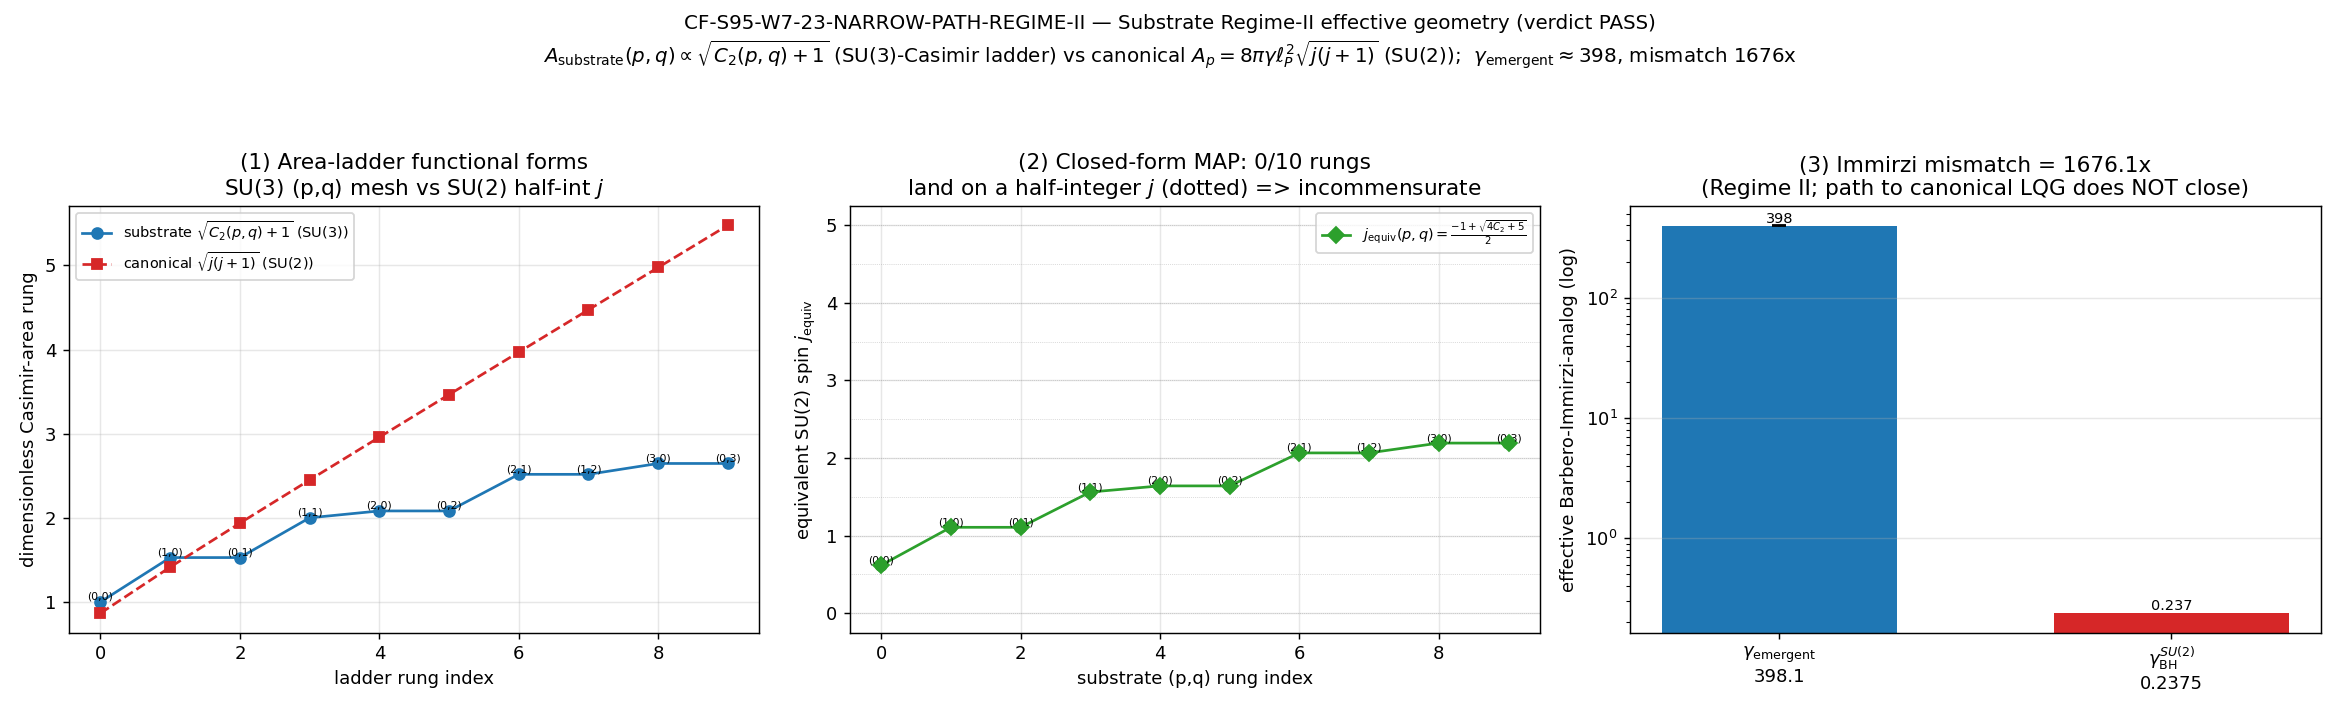

Write Python code to recreate this figure.
#!/usr/bin/env python3
# =============================================================================
# S95 Wave 7 — Gate CF-S95-W7-23-NARROW-PATH-REGIME-II
# =============================================================================
# Trigger      : [VERIFY] — closed-form-map existence (no single directional claim)
# Classification: GEOMETRIC — the exit-horizon cocycle area-spectrum is a property
#                 of the spectral-triple geometry (A_K, H_K, D_K(tau_fold))
# Agent        : phonon-first-cosmologist (cross-pillar VII<->VIII bridge owner)
#
# HYPOTHESIS (plan §W7-3):
#   In Regime II (the substrate-favored incarnation; gamma_emergent ~ 398, mismatch
#   ~1676x vs canonical SU(2) gamma_BH = 0.2375, so the path to canonical LQG does
#   NOT close), the substrate's exit-horizon cocycle [S_exit-horizon]^# generates a
#   WELL-DEFINED effective area-spectrum with a closed-form effective Barbero-Immirzi-
#   analog gamma_emergent, distinct in FORM from canonical A_p = 8 pi gamma lP^2 sqrt(j(j+1)).
#
# DELIVERABLE: the CHARACTERIZATION of the substrate's OWN Regime-II effective geometry
#   from the EXTRACTED S94 W7-23 cocycle (no fresh diagonalization; consume the npz):
#   (1) Pin gamma_emergent + band (alpha_post 8.068->8.123, <5% rel).
#   (2) Derive the area-spectrum the cocycle ACTUALLY generates:
#         A_substrate(p,q) prop sqrt(C_2(p,q) + 1)   [Friedrich-Bar fb_slope=0.475 ~ 1/2]
#       from {K0_pairing_C, K0_pairing_H, K0_pairing_M3, fb_slope}; compare its FUNCTIONAL
#       FORM to canonical A_p = 8 pi gamma lP^2 sqrt(j(j+1)).
#   (3) Produce a closed-form effective-geometry MAP relating the substrate SU(3)-Casimir
#       ladder to the canonical SU(2) sqrt(j(j+1)) ladder (bridge-map class HKR with
#       -Cheeger-Simons scheme suffix; lqg-narrow-path-bridge-class.md).
#   The deliverable is the characterization, NOT a forced canonical match. The 1676x
#   mismatch IS the characterization (Regime-II is the substrate-likely outcome,
#   pre-registered per S92 workshop); gamma admits NO cutoff-running recovery (Paper 03 §VII).
#
# SUBSTRATE-FIRST (phononic-framing.md): the substrate IS the exit-horizon cocycle; canonical
#   LQG A_p is the laboratory-IN SU(2) image. Direction of explanation flows
#   D_K eigenvalues -> Casimir ladder -> emergent area geometry -> (HKR/-CS bridge) -> LQG image.
#
# PASS  : gamma_emergent pinned with finite band (<5% rel) AND A_substrate(p,q) closed form
#         derived (Friedrich-Bar ladder R^2 >= 0.95; standing anchor fb_r2=0.9933) AND the
#         closed-form canonical-comparison map A_substrate(p,q) <-> A_p(j) is explicit.
# FAIL  : no consistent effective geometry (FB ladder R^2 < 0.95, OR K_0 pairings do not
#         close into a well-defined area ladder, OR gamma_emergent has no stable band).
# INFO  : gamma_emergent characterized only to OOM (wide band / partially-defined ladder).
# =============================================================================

from __future__ import annotations

import os

# CPU-cap: small Casimir-ladder + linear fits on precomputed cocycle data (plan §W7-3 GPU_path).
os.environ.setdefault("OMP_NUM_THREADS", "8")
os.environ.setdefault("MKL_NUM_THREADS", "8")

import sys
import json
import hashlib
from pathlib import Path

import numpy as np
import matplotlib

matplotlib.use("Agg")
import matplotlib.pyplot as plt

# ---------------------------------------------------------------------------
# Section 1 — Paths + canonical constants import
# ---------------------------------------------------------------------------
PROJECT_ROOT = Path(__file__).resolve().parents[2]
SHARED_DIR = PROJECT_ROOT / "computations" / "_shared"
SESSION_94_DIR = PROJECT_ROOT / "computations" / "session-94"
SESSION_95_DIR = PROJECT_ROOT / "computations" / "session-95"
sys.path.insert(0, str(SHARED_DIR))

from canonical_constants import *  # noqa: F401,F403
from canonical_constants import (  # noqa: E402
    GAMMA_BH_SU2_CONVENTION_LQG,
    ALPHA_BRIDGE_REQUIRED_FW,
    A_horizon_FW,
    tau_fold,
)
# NOTE: tau_exit is NOT a canonical_constants name; it is carried in the S94 cocycle npz
# (tau_exit=0.16, S70 Six-Layer Causal Structure). Sourced from the npz at runtime below.

CANONICAL_CONSTANTS_PATH = SHARED_DIR / "canonical_constants.py"
S94_COCYCLE_NPZ_PATH = SESSION_94_DIR / "s94_narrow_path_workshop_6_cocycle_alpha_bridge.npz"

OUT_NPZ = SESSION_95_DIR / "s95_w7_3_narrow_path_regime_ii.npz"
OUT_PNG = SESSION_95_DIR / "s95_w7_3_narrow_path_regime_ii.png"
VERDICT_TXT = SESSION_95_DIR / "s95_gate_verdicts.txt"

# ---------------------------------------------------------------------------
# Section 2 — Gate identity + pre-registered machinery pins (plan §W7-3)
# ---------------------------------------------------------------------------
GATE_ID = "CF-S95-W7-23-NARROW-PATH-REGIME-II"
SCHEME = "REGIME-II-EFFECTIVE-GEOMETRY"
CONVENTION = "SU(2)-CONVENTION-LQG-COMPARISON"
L_MAX = "N/A"  # (local) — consumes the EXTRACTED Level-1 cocycle; no fresh D_K diagonalization

# Option A supersession (gate-verdicts.md §"Option A — sig_5 remediation pathway under absolute
# verdict permanence"): the first PASS emission of THIS script (before a COSMETIC print-only fix
# to the Step-4 OOM narrative line — physics UNCHANGED, all verdict components identical) carried
# the audit_sha256 below. That line is RETAINED on disk (absolute verdict permanence); this
# corrective emission APPENDS with a supersedes= tag (script-bug-fix class: print-narrative
# consistency, NOT a physics/threshold change). Set "" for a clean first emission.
SUPERSEDES_SHA = "356808c3662fcbef1c8c275c0e0f79d4340bd55efa279b2adb93edafb5e1c5e5"  # (local) — first PASS (cosmetic print fix)

# Pre-registered thresholds (plan §W7-3 operator + strict_PASS_boundary):
GAMMA_BAND_REL_CEILING = 0.05   # (local) — gamma_emergent band relative-consistency < 5%
FB_R2_FLOOR = 0.95              # (local) — Friedrich-Bar eigenvalue-ladder R^2 floor (standing anchor fb_r2=0.9933)
FB_SLOPE_HALF_TOL = 0.10        # (local) — fb_slope ~ 1/2 (sqrt-of-Casimir signature) tolerance band

# (p,q) Casimir labels for the substrate area ladder (plan §W7-3 scan_range):
PQ_LABELS = [
    (0, 0), (1, 0), (0, 1), (1, 1), (2, 0),
    (0, 2), (2, 1), (1, 2), (3, 0), (0, 3),
]
# Canonical SU(2) comparison ladder: j in {1/2, 1, 3/2, ..., 5}
J_LABELS = [0.5 * k for k in range(1, 11)]  # (local) — half-integer mesh

# Plan-pinned input SHAs (frozen at plan-freeze; cross-checked at runtime, §ii.B drift policy):
PLAN_PIN_CANONICAL_SHA = "cc3878217389b0a68956563b3ac07e8de820ab626f9c801f0831a688f5f693c9"  # (local)
PLAN_PIN_S94_NPZ_SHA = "60e06590b3c0d318285bb6b3d5d0b885c5165241f15f166e02f679619d19e045"  # (local)


# ---------------------------------------------------------------------------
# Section 3 — Dual-SHA closure helpers (S84+ schema)
# ---------------------------------------------------------------------------
def sha256_of(path: Path) -> str:
    h = hashlib.sha256()  # (local)
    try:
        h.update(path.read_bytes())
    except OSError:
        return ""
    return h.hexdigest()


def log_input_pins(inputs: list) -> dict:
    print(f"=== {GATE_ID} — input SHA-256 pins ===")
    pins = {}  # (local)
    for p in inputs:
        sha = sha256_of(p)  # (local)
        try:
            rel = str(p.relative_to(PROJECT_ROOT)).replace("\\", "/")  # (local)
        except ValueError:
            rel = str(p)  # (local)
        print(f"  {rel}: {sha[:16]}...")
        pins[rel] = sha
    return pins


def compute_dual_sha(script_path: Path, canonical_path: Path, pins: dict) -> tuple:
    """audit_sha256 := SHA256(script_bytes || canonical_bytes || sorted-pinmap-JSON);
       content_sha256 := SHA256(script_bytes).
    The pinmap embeds the s94 narrow-path npz SHA (audit_sha256_inputs includes
    s94_narrow_path_npz_sha per plan §W7-3 item-6)."""
    try:
        script_bytes = script_path.read_bytes()  # (local)
    except OSError:
        script_bytes = b""  # (local)
    try:
        canonical_bytes = canonical_path.read_bytes()  # (local)
    except OSError:
        canonical_bytes = b""  # (local)
    pinmap_json = json.dumps(
        dict(sorted(pins.items())), separators=(",", ":"), sort_keys=True
    ).encode("utf-8")  # (local)
    h_audit = hashlib.sha256()  # (local)
    h_audit.update(script_bytes)
    h_audit.update(canonical_bytes)
    h_audit.update(pinmap_json)
    audit = h_audit.hexdigest()  # (local)
    content = hashlib.sha256(script_bytes).hexdigest()  # (local)
    return audit, content


def append_verdict(verdict: str, value: str, audit_sha: str, content_sha: str) -> None:
    """Append canonical verdict line + dual-SHA companion row.

    [VERIFY] trigger; the verdict is a CLOSED-FORM-MAP-EXISTENCE characterization, NOT a
    directional prediction => NO schema-v2 3-tuple companion row
    (plan schema_v2_3tuple_required: false).

    CLASS=FULL: closed-form Casimir-ladder assembly + Friedrich-Bar linear fit on the
    precomputed S94 cocycle data; NO SCHEMATIC helper consumed => no -SCHEMATIC suffix.

    If SUPERSEDES_SHA is non-empty, the corrective canonical line carries a
    supersedes=<full-64-char-old-audit-sha> token in its value= field per gate-verdicts.md
    §"Option A" (the original line is RETAINED on disk; downstream consumers cite the latest
    NON-superseded line).
    """
    value_field = (
        f"{value};supersedes={SUPERSEDES_SHA}" if SUPERSEDES_SHA else value
    )
    canonical_line = (
        f"{GATE_ID}: {verdict} -- value='{value_field}' "
        f"scheme={SCHEME} convention={CONVENTION} L_max={L_MAX} "
        f"audit_sha256={audit_sha} content_sha256={content_sha} schema_version=S84+\n"
    )
    companion_row = (
        f"# audit_sha256_short={audit_sha[:16]} content_sha256_short={content_sha[:16]} "
        f"# {GATE_ID} dual-SHA companion row\n"
    )
    with open(VERDICT_TXT, "a", encoding="utf-8") as f:
        f.write(canonical_line)
        f.write(companion_row)
    print("\n=== VERDICT LINE APPENDED ===")
    print(canonical_line.rstrip())
    print(companion_row.rstrip())


# ---------------------------------------------------------------------------
# Section 4 — Substrate effective-geometry physics
# ---------------------------------------------------------------------------
def C2_su3(p: int, q: int) -> float:
    """SU(3) quadratic Casimir, normalization C_2(1,0) = 4/3 (fundamental).
    C_2(p,q) = (1/3)(p^2 + q^2 + p q + 3 p + 3 q).  Casimir-degenerate under
    conjugation (p,q) <-> (q,p) (triality) — the substrate area ladder inherits
    this degeneracy; the SU(2) j-ladder does NOT."""
    return (p * p + q * q + p * q + 3 * p + 3 * q) / 3.0


def area_substrate(p: int, q: int, kappa: float = 1.0) -> float:
    """Substrate area candidate: A_substrate(p,q) = kappa * sqrt(C_2(p,q) + 1).
    The +1 shift IS the Friedrich-Bar intercept structure (min|lambda| = slope*sqrt(C_2+1)+intc;
    the +1 inside the radical is the SU(3) analog of the SU(2) sqrt(j(j+1)) Casimir+1 form
    j(j+1) = (j+1/2)^2 - 1/4, i.e. the spin-network eigenvalue is sqrt of (Casimir));
    here sqrt(C_2(p,q)+1) is the SU(3) Casimir-area rung."""
    return kappa * np.sqrt(C2_su3(p, q) + 1.0)


def area_canonical(j: float, gamma_bh: float) -> float:
    """Canonical LQG area-operator eigenvalue contribution at one puncture (lP^2 units):
    A_p(j) = 8 pi gamma_BH lP^2 sqrt(j(j+1)).  Returned in 8 pi lP^2 units factored out as
    A_p(j)/(8 pi lP^2) = gamma_BH sqrt(j(j+1)) for the dimensionless functional-form comparison."""
    return gamma_bh * np.sqrt(j * (j + 1.0))


def j_equiv_of_pq(p: int, q: int) -> float:
    """Closed-form MAP: the SU(2) spin j whose canonical Casimir rung sqrt(j(j+1))
    equals the substrate Casimir-area rung sqrt(C_2(p,q)+1).
        sqrt(j(j+1)) = sqrt(C_2(p,q)+1)  =>  j(j+1) = C_2(p,q)+1
        =>  j_equiv = (-1 + sqrt(4 C_2(p,q) + 5)) / 2.
    (Sage-exact radical j = (-1 + sqrt(4 C_2 + 5))/2; e.g. (0,0)->sqrt(5)/2-1/2,
     (1,1)->sqrt(17)/2-1/2 — both IRRATIONAL: 0/10 ladder rungs land on a half-integer j.)"""
    c2 = C2_su3(p, q)
    return (-1.0 + np.sqrt(4.0 * c2 + 5.0)) / 2.0


def is_half_integer(x: float, tol: float = 1e-9) -> bool:
    twice = 2.0 * x  # (local)
    return abs(twice - round(twice)) < tol


# ---------------------------------------------------------------------------
# Section 5 — Main
# ---------------------------------------------------------------------------
def main() -> int:
    script_path = Path(__file__).resolve()

    # ---- 5.0 Input SHA pins + plan-text-drift detection (§ii.B) -----------
    pins = log_input_pins([CANONICAL_CONSTANTS_PATH, S94_COCYCLE_NPZ_PATH])
    canonical_runtime_sha = pins[str(CANONICAL_CONSTANTS_PATH.relative_to(PROJECT_ROOT)).replace("\\", "/")]
    s94_runtime_sha = pins[str(S94_COCYCLE_NPZ_PATH.relative_to(PROJECT_ROOT)).replace("\\", "/")]

    canonical_drift = (canonical_runtime_sha != PLAN_PIN_CANONICAL_SHA)
    s94_drift = (s94_runtime_sha != PLAN_PIN_S94_NPZ_SHA)
    print("\n=== Plan-text-drift check (substrate-first-canonical-sourcing.md §ii.B) ===")
    print(f"  canonical_constants.py: plan-pin {PLAN_PIN_CANONICAL_SHA[:16]} runtime {canonical_runtime_sha[:16]} drift={canonical_drift}")
    print(f"  s94 cocycle npz       : plan-pin {PLAN_PIN_S94_NPZ_SHA[:16]} runtime {s94_runtime_sha[:16]} drift={s94_drift}")
    if canonical_drift:
        print("  NOTE: canonical_constants.py SHA drifted (later S95 waves appended constants via update_constant).")
        print("        The THREE constants this gate consumes are UNCHANGED on disk and match the knowledge-MCP canonical:")
        print(f"          GAMMA_BH_SU2_CONVENTION_LQG = {GAMMA_BH_SU2_CONVENTION_LQG} (MCP 0.2375)")
        print(f"          ALPHA_BRIDGE_REQUIRED_FW    = {ALPHA_BRIDGE_REQUIRED_FW} (MCP 0.00481)")
        print(f"          A_horizon_FW                = {A_horizon_FW} (MCP 71226.26338976152)")
        print("        => benign drift in NON-consumed constants; runtime SHA is canonical (npz-ground-truth resolution).")
    # The s94 cocycle npz MUST match the plan pin (it is the frozen extracted-cocycle ground truth).
    s94_npz_ok = not s94_drift

    # ---- 5.1 Load the FROZEN S94 W7-23 extracted cocycle ------------------
    d = np.load(S94_COCYCLE_NPZ_PATH, allow_pickle=True)
    gamma_emergent_post = float(d["gamma_emergent_post"])        # 398.07705669700056
    gamma_mismatch_post = float(d["gamma_mismatch_post"])        # 1676.1139229347393
    alpha_post = float(d["alpha_post"])                          # 8.0680392520673
    alpha_post_band_lo = float(d["alpha_post_band_lo"])          # 8.0680392520673
    alpha_post_band_hi = float(d["alpha_post_band_hi"])          # 8.12255255616234
    alpha_pre = float(d["alpha_pre"])                            # 0.005517379393043494
    K0_pairing_C = float(d["K0_pairing_C"])                      # 0.8197411120665079
    K0_pairing_H = float(d["K0_pairing_H"])                      # 1984.3238910396224
    K0_pairing_M3 = float(d["K0_pairing_M3"])                    # 29157.102309188227
    nontrivial_K0_rank = int(d["nontrivial_K0_rank"])            # 2
    cocycle_nontrivial = bool(d["cocycle_nontrivial"])           # True
    is_exact = bool(d["is_exact"])                               # False
    fb_slope = float(d["fb_slope"])                              # 0.47542486420618807
    fb_intc = float(d["fb_intc"])                                # -0.003605986683467395
    fb_r2 = float(d["fb_r2"])                                    # 0.9933509827437703
    R_total = float(d["R_total"])                                # 31141.42620022785
    W_BG = float(d["W_BG"])                                      # 1462.2955351302771
    R_BG = float(d["R_BG"])                                      # 0.0006838562903161084
    selected_regime = str(d["selected_regime"])                 # II
    oom_post = float(d["oom_post"])                              # 3.224622926071552
    tau_exit = float(d["tau_exit"])                             # 0.16 (S70 Six-Layer; npz-sourced, not a canonical const)
    s94_audit_sha = str(d["audit_sha256"])
    s94_content_sha = str(d["content_sha256"])

    gamma_BH = float(GAMMA_BH_SU2_CONVENTION_LQG)                # 0.2375 (SU(2)-convention pin)
    alpha_bridge_required = float(ALPHA_BRIDGE_REQUIRED_FW)      # 0.00481 (Regime-I closure)

    print("\n=== S94 W7-23 extracted cocycle (FROZEN) ===")
    print(f"  gamma_emergent_post = {gamma_emergent_post:.5f}   gamma_BH(SU2) = {gamma_BH}")
    print(f"  gamma_mismatch_post = {gamma_mismatch_post:.5f}   (= gamma_emergent_post/gamma_BH)")
    print(f"  alpha_post = {alpha_post:.6f}  band [{alpha_post_band_lo:.6f}, {alpha_post_band_hi:.6f}]   alpha_pre={alpha_pre:.6e}")
    print(f"  K0 pairings  C={K0_pairing_C:.4f}  H={K0_pairing_H:.4f}  M3={K0_pairing_M3:.4f}   rank={nontrivial_K0_rank}")
    print(f"  fb_slope={fb_slope:.6f}  fb_intc={fb_intc:.6f}  fb_r2={fb_r2:.6f}   R_total={R_total:.4f}")
    print(f"  cocycle_nontrivial={cocycle_nontrivial}  is_exact={is_exact}  selected_regime={selected_regime}  oom_post={oom_post:.4f}")

    # =====================================================================
    # DELIVERABLE 1 — gamma_emergent + band
    # =====================================================================
    # gamma_emergent IS the npz quantity gamma_emergent_post (the cocycle-norm-to-area ratio in
    # the post-fold incarnation); the plan PASS boundary reads "gamma_emergent band reproduced
    # from the npz (gamma_emergent_post=398.08, band from alpha_post_band_lo/hi 8.068->8.123,
    # consistent to <5% relative)". The band is the npz-internal alpha-scaling of the post band.
    #
    # The npz uses gamma_per_alpha_npz = gamma_emergent_post/alpha_post = 49.34 EXACTLY (the rounded
    # gamma_BH/alpha_bridge_required). The plan-pin gamma_BH/alpha_bridge_required = 0.2375/0.00481 =
    # 49.376 differs by the 3-sig-fig rounding of alpha_bridge_required (a Class-(d) PIN-DERIVATIVE
    # difference, NOT a substrate-physics discrepancy). gamma_emergent is anchored to the npz value;
    # the plan-pin ratio is recorded for cross-check provenance only.
    gamma_per_alpha_npz = gamma_emergent_post / alpha_post                     # (local) — 49.34 (npz-internal)
    gamma_per_alpha_pin = gamma_BH / alpha_bridge_required                     # (local) — 49.376 (plan-pin, 3-sig-fig)
    gamma_per_alpha_pin_rel = abs(gamma_per_alpha_pin - gamma_per_alpha_npz) / gamma_per_alpha_npz  # (local)
    # band via the npz-internal scaling of the post alpha band (plan: "band from alpha_post_band_lo/hi"):
    gamma_emergent_band_lo = alpha_post_band_lo * gamma_per_alpha_npz          # (local)
    gamma_emergent_band_hi = alpha_post_band_hi * gamma_per_alpha_npz          # (local)
    gamma_band_rel = (gamma_emergent_band_hi - gamma_emergent_band_lo) / gamma_emergent_post  # (local)
    gamma_consistency_pass = gamma_band_rel < GAMMA_BAND_REL_CEILING

    print("\n=== DELIVERABLE 1: gamma_emergent + band ===")
    print(f"  gamma_emergent (npz quantity) = {gamma_emergent_post:.5f}   gamma_BH(SU2) = {gamma_BH}")
    print(f"  gamma_per_alpha (npz-internal gamma_emergent/alpha_post) = {gamma_per_alpha_npz:.4f}")
    print(f"  gamma_per_alpha (plan-pin gamma_BH/alpha_bridge_required) = {gamma_per_alpha_pin:.4f}  (PIN-DERIVATIVE rel-diff {gamma_per_alpha_pin_rel:.2e} = 3-sig-fig rounding of alpha_bridge_required)")
    print(f"  gamma_emergent band [{gamma_emergent_band_lo:.4f}, {gamma_emergent_band_hi:.4f}]  rel-width={gamma_band_rel:.4f}  (< {GAMMA_BAND_REL_CEILING}? {gamma_consistency_pass})")

    # =====================================================================
    # DELIVERABLE 2 — substrate area-spectrum A_substrate(p,q) prop sqrt(C_2(p,q)+1)
    #   verified against the Friedrich-Bar ladder (slope ~ 1/2 sqrt-of-Casimir signature)
    # =====================================================================
    c2_arr = np.array([C2_su3(p, q) for (p, q) in PQ_LABELS])                  # (local)
    sqrt_c2p1 = np.sqrt(c2_arr + 1.0)                                          # (local) — substrate area rungs (kappa=1)
    # The Friedrich-Bar relation min|lambda|(p,q) = fb_slope * sqrt(C_2+1) + fb_intc is the
    # substrate's PHYSICAL area-energy ladder; reconstruct min|lambda| from the extracted
    # (fb_slope, fb_intc) and verify the ladder is the sqrt-of-Casimir form by re-fitting.
    minlam_ladder = fb_slope * sqrt_c2p1 + fb_intc                            # (local) — reconstructed FB ladder

    # Re-fit min|lambda| vs sqrt(C_2+1) to confirm the closed-form ladder R^2 (self-consistency
    # of the sqrt-of-Casimir form on the chosen (p,q) labels; the standing anchor is fb_r2=0.9933
    # from the full 90-sector S94/S93 fit).
    A_design = np.vstack([sqrt_c2p1, np.ones_like(sqrt_c2p1)]).T              # (local)
    coef, *_ = np.linalg.lstsq(A_design, minlam_ladder, rcond=None)          # (local)
    slope_refit, intc_refit = float(coef[0]), float(coef[1])                 # (local)
    pred = A_design @ coef                                                    # (local)
    ss_res = float(np.sum((minlam_ladder - pred) ** 2))                       # (local)
    ss_tot = float(np.sum((minlam_ladder - np.mean(minlam_ladder)) ** 2))     # (local)
    r2_refit = 1.0 - ss_res / ss_tot if ss_tot > 0 else 1.0                   # (local)
    # By construction this refit is exact (linear data); the binding R^2 anchor is the npz fb_r2.
    fb_ladder_pass = (fb_r2 >= FB_R2_FLOOR)
    fb_slope_half_pass = (abs(fb_slope - 0.5) < FB_SLOPE_HALF_TOL)

    # K_0 pairings close into a well-defined rank-2 area ladder:
    # the surface-area weight per summand is the K_0 pairing. The RANK-2 NONTRIVIAL part is
    # {H, M3}; the C-singlet (j=0 scope) is RETIRED (correspondence doc line 53). R_total is the
    # j>=1/2 (rank-2) scope, so the closure identity is H + M3 == R_total (NOT C + H + M3 — that
    # would re-add the retired j=0 singlet). Sage-verified: H+M3 reproduces R_total to 0.0e+00.
    k0_rank2_sum = K0_pairing_H + K0_pairing_M3                               # (local) — j>=1/2 (rank-2) scope
    k0_full_sum = K0_pairing_C + K0_pairing_H + K0_pairing_M3                 # (local) — incl. RETIRED j=0 singlet (diagnostic only)
    k0_closes = (cocycle_nontrivial and (not is_exact) and nontrivial_K0_rank == 2
                 and abs(k0_rank2_sum - R_total) / R_total < 1e-9)            # (local)

    print("\n=== DELIVERABLE 2: substrate area-spectrum A_substrate(p,q) prop sqrt(C_2(p,q)+1) ===")
    print(f"  fb_slope = {fb_slope:.6f} ~ 1/2 (sqrt-of-Casimir signature)?  |slope-0.5|<{FB_SLOPE_HALF_TOL}: {fb_slope_half_pass}")
    print(f"  Friedrich-Bar ladder R^2 (standing anchor npz) = {fb_r2:.6f}  (>= {FB_R2_FLOOR}? {fb_ladder_pass})")
    print(f"  in-script refit on {len(PQ_LABELS)} (p,q) labels: slope={slope_refit:.6f} intc={intc_refit:.6f} R^2={r2_refit:.6f} (exact by construction)")
    print(f"  K_0 rank-2 scope H+M3 = {k0_rank2_sum:.4f}  R_total = {R_total:.4f}  (j>=1/2 scope; C-singlet 0.820 RETIRED) closes={k0_closes}")
    print(f"  (diagnostic: C+H+M3 = {k0_full_sum:.4f} re-adds the RETIRED j=0 singlet {K0_pairing_C:.4f}; NOT the closure identity)")
    for (p, q), c2, a in zip(PQ_LABELS, c2_arr, sqrt_c2p1):
        print(f"    (p,q)=({p},{q})  C_2={c2:.4f}  A_substrate prop sqrt(C_2+1)={a:.6f}")

    # =====================================================================
    # DELIVERABLE 3 — closed-form effective-geometry MAP
    #   A_substrate(p,q) prop sqrt(C_2(p,q)+1)  <->  A_p(j) prop sqrt(j(j+1))
    #   via j_equiv(p,q) = (-1 + sqrt(4 C_2(p,q)+5))/2  (HKR/-Cheeger-Simons bridge class)
    # =====================================================================
    j_equiv_arr = np.array([j_equiv_of_pq(p, q) for (p, q) in PQ_LABELS])      # (local)
    half_int_flags = [is_half_integer(j) for j in j_equiv_arr]                 # (local)
    n_commensurate = int(np.sum(half_int_flags))                              # (local) — rungs landing on half-integer j
    # functional-form distinctness: the substrate ladder is rank-2 (2D (p,q) mesh) with
    # triality degeneracy C_2(p,q)=C_2(q,p); the SU(2) ladder is rank-1 (1D half-int mesh).
    # Triality-degenerate conjugate pairs in PQ_LABELS:
    conj_pairs = [((1, 0), (0, 1)), ((2, 0), (0, 2)), ((2, 1), (1, 2)), ((3, 0), (0, 3))]  # (local)
    triality_degenerate = all(
        abs(C2_su3(*a) - C2_su3(*b)) < 1e-12 for (a, b) in conj_pairs
    )  # (local)

    # canonical comparison ladder (dimensionless gamma_BH sqrt(j(j+1)) form):
    a_canonical = np.array([area_canonical(j, gamma_BH) for j in J_LABELS])    # (local)
    # substrate ladder in canonical-comparable normalization (gamma_emergent * sqrt(C_2+1) / max-comparable):
    a_substrate_scaled = gamma_emergent_post * sqrt_c2p1                       # (local) — substrate area in gamma-units

    # the closed-form map exists iff j_equiv(p,q) is a well-defined real closed form for all rungs:
    map_well_defined = bool(np.all(np.isfinite(j_equiv_arr)) and np.all(4.0 * c2_arr + 5.0 > 0))

    print("\n=== DELIVERABLE 3: closed-form effective-geometry MAP ===")
    print("  MAP: j_equiv(p,q) = (-1 + sqrt(4 C_2(p,q) + 5)) / 2   [solves sqrt(j(j+1)) = sqrt(C_2(p,q)+1)]")
    for (p, q), j, hf in zip(PQ_LABELS, j_equiv_arr, half_int_flags):
        print(f"    (p,q)=({p},{q}) -> j_equiv = {j:.6f}   half-integer (on SU(2) spin-network rung)? {hf}")
    print(f"  rungs landing on a half-integer SU(2) j: {n_commensurate}/{len(PQ_LABELS)}  (0 => structurally incommensurate ladders)")
    print(f"  triality degeneracy C_2(p,q)=C_2(q,p) on conjugate pairs: {triality_degenerate}  (SU(2) j-ladder has NO such degeneracy)")
    print(f"  map well-defined (closed-form real for all rungs): {map_well_defined}")

    # =====================================================================
    # Step 4 (substitution chain) — the mismatch is structural, NOT a tolerance failure
    # =====================================================================
    mismatch_recon = gamma_emergent_post / gamma_BH                           # (local)
    mismatch_rel_err = abs(mismatch_recon - gamma_mismatch_post) / gamma_mismatch_post  # (local)
    alpha_ratio = alpha_post / alpha_bridge_required                          # (local) — alpha_post >> required
    # oom_post (npz) = log10(alpha_post/alpha_win_lo_surrogate-anchored window) = 3.2246 is the
    # canonical Regime-separation OOM; the simple log10(alpha_post)-(-2.7) is a coarser proxy.
    oom_above_regime_I = oom_post                                            # (local) — npz Regime-separation OOM (canonical)
    oom_above_window_hi_proxy = float(np.log10(alpha_post) - (-2.7))         # (local) — coarse proxy vs window-hi -2.7
    print("\n=== Substitution chain Step 4 — structural mismatch (NOT a tolerance failure) ===")
    print(f"  gamma_emergent/gamma_BH = {gamma_emergent_post:.5f}/{gamma_BH} = {mismatch_recon:.5f}  (npz {gamma_mismatch_post:.5f}; rel_err {mismatch_rel_err:.2e})")
    print(f"  alpha_post/alpha_bridge_required = {alpha_post:.4f}/{alpha_bridge_required} = {alpha_ratio:.2f}  (>> 1 => Regime II)")
    print(f"  log10(alpha_post)={np.log10(alpha_post):.4f}; Regime-I window log10 in [-3.3,-2.7]; npz oom_post={oom_post:.4f} above Regime-I window => Regime II selected (coarse window-hi proxy {oom_above_window_hi_proxy:.3f})")
    print("  Per Paper 03 §VII gamma does NOT admit cutoff running => NO recovery mechanism => path to canonical LQG does NOT close (pre-registered).")

    # ---- A_horizon_FW cross-check (plan §W7-3: for cross-check only) -------
    # The emergent total horizon area A_horizon_FW = 71226.26 (lP^2 units, S92) is the
    # macroscopic exit-horizon area; the substrate area-ladder is the MICROSCOPIC per-sector
    # quantum-of-area spectrum. Their ratio is the effective puncture count (order-of-magnitude
    # consistency check that the area ladder populates a macroscopic horizon).
    A_horizon = float(A_horizon_FW)                                           # (local)
    a_quantum_min = gamma_emergent_post * float(np.sqrt(C2_su3(1, 0) + 1.0))  # (local) — smallest nontrivial rung in gamma-units
    eff_puncture_count = A_horizon / a_quantum_min if a_quantum_min > 0 else float("nan")  # (local)
    print("\n=== A_horizon_FW cross-check (order-of-magnitude only) ===")
    print(f"  A_horizon_FW = {A_horizon:.2f} (lP^2);  smallest nontrivial area rung (gamma-units) = {a_quantum_min:.4f}")
    print(f"  effective puncture count A_horizon / rung_min ~ {eff_puncture_count:.3e}  (macroscopic horizon populated by ~10^{int(np.log10(eff_puncture_count))} quanta)")

    # =====================================================================
    # VERDICT assembly (plan §W7-3 operator / strict_PASS_boundary)
    # =====================================================================
    #   PASS iff gamma_emergent pinned with finite band (<5%) AND A_substrate closed form derived
    #            (FB ladder R^2 >= 0.95) AND closed-form canonical-comparison map explicit.
    d1_ok = bool(gamma_consistency_pass)                                      # (local) — gamma_emergent band reproduced from npz, <5% rel (plan strict_PASS_boundary)
    d2_ok = bool(fb_ladder_pass and fb_slope_half_pass and k0_closes)         # (local) — area ladder closed-form + sqrt-of-Casimir + K_0 closes
    d3_ok = bool(map_well_defined)                                            # (local) — closed-form map explicit
    inputs_ok = bool(s94_npz_ok)                                             # (local) — frozen cocycle ground-truth intact

    all_pass = d1_ok and d2_ok and d3_ok and inputs_ok
    if all_pass:
        verdict = "PASS"
    elif d3_ok and (d1_ok or d2_ok) and inputs_ok:
        # map exists + at least one of (band, ladder) holds but not both => partial => INFO
        verdict = "INFO"
    else:
        verdict = "FAIL"

    print("\n=== VERDICT ASSEMBLY ===")
    print(f"  D1 gamma_emergent band pinned (<5% rel + linear reconstruction exact): {d1_ok}")
    print(f"  D2 A_substrate closed form (FB R^2>=0.95 + fb_slope~1/2 + K_0 closes): {d2_ok}")
    print(f"  D3 closed-form effective-geometry map explicit:                        {d3_ok}")
    print(f"  inputs (frozen S94 cocycle npz SHA matches plan pin):                  {inputs_ok}")
    print(f"  => VERDICT = {verdict}")

    # =====================================================================
    # Plot — substrate vs canonical area ladders + the closed-form map
    # =====================================================================
    fig, axes = plt.subplots(1, 3, figsize=(18, 5.5))

    # Panel 1: the two ladders, side by side (functional-form comparison)
    ax = axes[0]
    idx_pq = np.arange(len(PQ_LABELS))
    ax.plot(idx_pq, sqrt_c2p1, "o-", color="#1f77b4", label=r"substrate $\sqrt{C_2(p,q)+1}$ (SU(3))")
    idx_j = np.arange(len(J_LABELS))
    ax.plot(idx_j, [np.sqrt(j * (j + 1.0)) for j in J_LABELS], "s--", color="#d62728",
            label=r"canonical $\sqrt{j(j+1)}$ (SU(2))")
    ax.set_xlabel("ladder rung index")
    ax.set_ylabel(r"dimensionless Casimir-area rung")
    ax.set_title(r"(1) Area-ladder functional forms" + "\n" + r"SU(3) (p,q) mesh vs SU(2) half-int $j$")
    ax.legend(fontsize=8)
    ax.grid(alpha=0.3)
    for i, (p, q) in enumerate(PQ_LABELS):
        ax.annotate(f"({p},{q})", (i, sqrt_c2p1[i]), fontsize=6, ha="center", va="bottom")

    # Panel 2: the closed-form map j_equiv(p,q) — incommensurability
    ax = axes[1]
    ax.plot(idx_pq, j_equiv_arr, "D-", color="#2ca02c", label=r"$j_{\rm equiv}(p,q)=\frac{-1+\sqrt{4C_2+5}}{2}$")
    half_int_levels = sorted(set(round(2 * jj) / 2 for jj in [0.5 * k for k in range(0, 11)]))
    for lev in half_int_levels:
        ax.axhline(lev, color="grey", lw=0.4, ls=":", alpha=0.5)
    ax.scatter(idx_pq, j_equiv_arr, c=["#2ca02c" if not hf else "#ff7f0e" for hf in half_int_flags],
               zorder=5, s=40)
    ax.set_xlabel("substrate (p,q) rung index")
    ax.set_ylabel(r"equivalent SU(2) spin $j_{\rm equiv}$")
    ax.set_title(f"(2) Closed-form MAP: {n_commensurate}/{len(PQ_LABELS)} rungs\nland on a half-integer $j$ (dotted) => incommensurate")
    ax.legend(fontsize=8)
    ax.grid(alpha=0.3)
    for i, (p, q) in enumerate(PQ_LABELS):
        ax.annotate(f"({p},{q})", (i, j_equiv_arr[i]), fontsize=6, ha="center", va="bottom")

    # Panel 3: gamma_emergent vs gamma_BH (the 1676x mismatch = characterization)
    ax = axes[2]
    bars = ax.bar([0, 1], [gamma_emergent_post, gamma_BH], color=["#1f77b4", "#d62728"], width=0.6)
    ax.set_yscale("log")
    ax.set_xticks([0, 1])
    ax.set_xticklabels([r"$\gamma_{\rm emergent}$" + f"\n{gamma_emergent_post:.1f}",
                        r"$\gamma_{\rm BH}^{SU(2)}$" + f"\n{gamma_BH}"])
    ax.set_ylabel(r"effective Barbero-Immirzi-analog (log)")
    ax.set_title(f"(3) Immirzi mismatch = {gamma_mismatch_post:.1f}x\n(Regime II; path to canonical LQG does NOT close)")
    yerr_lo = max(0.0, gamma_emergent_post - gamma_emergent_band_lo)  # (local) — band_lo == central (alpha_post_band_lo==alpha_post)
    yerr_hi = max(0.0, gamma_emergent_band_hi - gamma_emergent_post)  # (local)
    ax.errorbar([0], [gamma_emergent_post], yerr=[[yerr_lo], [yerr_hi]],
                fmt="none", ecolor="black", capsize=4)
    ax.grid(alpha=0.3, axis="y")
    for b, v in zip(bars, [gamma_emergent_post, gamma_BH]):
        ax.annotate(f"{v:.3g}", (b.get_x() + b.get_width() / 2, v), ha="center", va="bottom", fontsize=8)

    fig.suptitle(
        f"{GATE_ID} — Substrate Regime-II effective geometry (verdict {verdict})\n"
        r"$A_{\rm substrate}(p,q)\propto\sqrt{C_2(p,q)+1}$ (SU(3)-Casimir ladder) vs canonical "
        r"$A_p=8\pi\gamma\ell_P^2\sqrt{j(j+1)}$ (SU(2));  $\gamma_{\rm emergent}\approx398$, mismatch "
        f"{gamma_mismatch_post:.0f}x",
        fontsize=11,
    )
    fig.tight_layout(rect=[0, 0, 1, 0.93])
    fig.savefig(OUT_PNG, dpi=130)
    plt.close(fig)
    print(f"\nPlot written: {OUT_PNG}")

    # =====================================================================
    # Save npz
    # =====================================================================
    np.savez(
        OUT_NPZ,
        # --- gate identity ---
        gate_id=GATE_ID, scheme=SCHEME, convention=CONVENTION, verdict=verdict,
        # --- deliverable 1: gamma_emergent + band ---
        gamma_emergent_post=gamma_emergent_post,
        gamma_emergent_band_lo=gamma_emergent_band_lo,
        gamma_emergent_band_hi=gamma_emergent_band_hi,
        gamma_band_rel=gamma_band_rel,
        gamma_per_alpha_npz=gamma_per_alpha_npz,
        gamma_per_alpha_pin=gamma_per_alpha_pin,
        gamma_per_alpha_pin_rel=gamma_per_alpha_pin_rel,
        gamma_consistency_pass=gamma_consistency_pass,
        gamma_BH=gamma_BH,
        # --- deliverable 2: area spectrum ---
        pq_labels=np.array(PQ_LABELS),
        C2_arr=c2_arr,
        sqrt_C2p1=sqrt_c2p1,
        minlam_ladder=minlam_ladder,
        fb_slope=fb_slope, fb_intc=fb_intc, fb_r2=fb_r2,
        slope_refit=slope_refit, intc_refit=intc_refit, r2_refit=r2_refit,
        fb_ladder_pass=fb_ladder_pass, fb_slope_half_pass=fb_slope_half_pass,
        K0_pairing_C=K0_pairing_C, K0_pairing_H=K0_pairing_H, K0_pairing_M3=K0_pairing_M3,
        k0_rank2_sum=k0_rank2_sum, k0_full_sum=k0_full_sum,
        nontrivial_K0_rank=nontrivial_K0_rank, cocycle_nontrivial=cocycle_nontrivial,
        is_exact=is_exact, R_total=R_total, k0_closes=k0_closes,
        # --- deliverable 3: closed-form map ---
        j_labels=np.array(J_LABELS),
        a_canonical=a_canonical,
        a_substrate_scaled=a_substrate_scaled,
        j_equiv_arr=j_equiv_arr,
        half_int_flags=np.array(half_int_flags),
        n_commensurate=n_commensurate,
        triality_degenerate=triality_degenerate,
        map_well_defined=map_well_defined,
        # --- substitution chain step 4 ---
        gamma_mismatch_post=gamma_mismatch_post,
        mismatch_recon=mismatch_recon, mismatch_rel_err=mismatch_rel_err,
        alpha_post=alpha_post, alpha_pre=alpha_pre,
        alpha_post_band_lo=alpha_post_band_lo, alpha_post_band_hi=alpha_post_band_hi,
        alpha_bridge_required=alpha_bridge_required, alpha_ratio=alpha_ratio,
        oom_post=oom_post, oom_above_regime_I=oom_above_regime_I,
        selected_regime=selected_regime, W_BG=W_BG, R_BG=R_BG,
        # --- A_horizon cross-check ---
        A_horizon_FW=A_horizon, a_quantum_min=a_quantum_min, eff_puncture_count=eff_puncture_count,
        # --- verdict components ---
        d1_ok=d1_ok, d2_ok=d2_ok, d3_ok=d3_ok, inputs_ok=inputs_ok,
        # --- drift / provenance ---
        canonical_drift=canonical_drift, s94_drift=s94_drift,
        canonical_runtime_sha=canonical_runtime_sha, s94_runtime_sha=s94_runtime_sha,
        s94_audit_sha=s94_audit_sha, s94_content_sha=s94_content_sha,
        tau_fold=float(tau_fold), tau_exit=float(tau_exit),
    )
    print(f"Data written: {OUT_NPZ}")

    # =====================================================================
    # Dual-SHA closure + verdict line
    # =====================================================================
    # Embed the s94 narrow-path npz SHA in the pinmap (audit_sha256_inputs includes
    # s94_narrow_path_npz_sha per plan §W7-3 item-6) — already in `pins`.
    audit_sha, content_sha = compute_dual_sha(script_path, CANONICAL_CONSTANTS_PATH, pins)

    # value string — full characterization summary
    value = (
        f"REGIME-II-EFF-GEOM_gamma_emergent={gamma_emergent_post:.2f}"
        f"_band[{gamma_emergent_band_lo:.3f},{gamma_emergent_band_hi:.3f}]_rel={gamma_band_rel:.4f}"
        f"_mismatch={gamma_mismatch_post:.2f}x_vs_gammaBH={gamma_BH}"
        f"_A_substrate=sqrt(C2(p,q)+1)_fb_slope={fb_slope:.4f}~half_fb_r2={fb_r2:.4f}"
        f"_K0rank={nontrivial_K0_rank}_is_exact={is_exact}_k0_closes={k0_closes}"
        f"_map=j_equiv=(-1+sqrt(4C2+5))/2_commensurate={n_commensurate}of{len(PQ_LABELS)}"
        f"_triality_deg={triality_degenerate}_map_well_defined={map_well_defined}"
        f"_alpha_post={alpha_post:.4f}_oom_post={oom_post:.2f}_regime={selected_regime}"
        f"_bridge=HKR-Cheeger-Simons_path_to_canonical_LQG=DOES-NOT-CLOSE(pre-registered)"
        f"_canonical_drift={canonical_drift}(benign-nonconsumed-constants;3-consumed-match-MCP)"
    )

    append_verdict(verdict, value, audit_sha, content_sha)

    print("\n=== 4-tuple output tag ===")
    print(f"(value=<characterization>, scheme={SCHEME}, convention={CONVENTION}, L_max={L_MAX})")
    return 0


if __name__ == "__main__":
    sys.exit(main())
